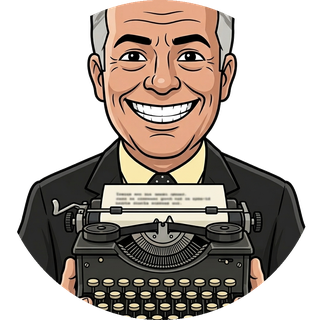
#> input picture guto-mascote.png, 320 x 320 px
$ python logo_circle.py ../guto-mascote.png ../guto-mascote.png 1.0 1.0
#> lines starting #> are read from the running program, lines starting #| are printed output that depends on the picture; after the words box and inside, x2 and y2 are one past the last pixel; in counts of white or black regions, pixels touching at a corner belong together
#!/usr/bin/env python3
"""
Gera o logo/mascote do Guto (guto-mascote.png) a partir da arte original:
  1. remove o fundo branco externo (flood-fill a partir das bordas; preserva
     brancos internos como dentes/papel da máquina);
  2. recorta num círculo focando rosto + máquina de escrever;
  3. exporta PNG RGBA 320x320 com alpha circular.

O aro (borda) e a sombra do "emblema" ficam no CSS (.brand-ico / .guto-ico
em index.html), não na imagem.

Requisitos: Pillow.  (criar venv:  python3 -m venv venv && venv/bin/pip install pillow)

Uso:
  python scripts/logo_circle.py ORIGEM.png guto-mascote.png [cy_frac] [r_frac]

Parâmetros usados na versão atual (arte IMG_4855.PNG = senhor c/ máquina):
  cy_frac = 0.42   # centro vertical do círculo (fração da altura) — menor sobe o recorte
  r_frac  = 0.48   # raio (fração; limitado a metade da largura)
"""
from PIL import Image, ImageDraw, ImageChops
from collections import deque
import sys

src, dst = sys.argv[1], sys.argv[2]
cyf = float(sys.argv[3]) if len(sys.argv) > 3 else 0.42
rf = float(sys.argv[4]) if len(sys.argv) > 4 else 0.48

im = Image.open(src).convert("RGBA")
#> im is the input picture: PIL image 320x320 RGBA; mean R, G, B, A 66.4, 57.2, 49.9, 140.6
W, H = im.size
#> W = 320; H = 320
px = im.load()
TOL = 36  # tolerância p/ considerar um pixel "branco"


def white(p):
    return p[0] >= 255 - TOL and p[1] >= 255 - TOL and p[2] >= 255 - TOL


# 1) flood-fill do branco externo (conectado às bordas) -> transparente
vis = bytearray(W * H)
dq = deque()
for x in range(W):
    dq.append((x, 0)); dq.append((x, H - 1))
for y in range(H):
    dq.append((0, y)); dq.append((W - 1, y))
while dq:
    x, y = dq.popleft()
    if x < 0 or y < 0 or x >= W or y >= H:
        continue
    i = y * W + x
    if vis[i]:
        continue
    vis[i] = 1
    p = px[x, y]
    if not white(p):
        continue
    px[x, y] = (p[0], p[1], p[2], 0)
    dq.extend(((x + 1, y), (x - 1, y), (x, y + 1), (x, y - 1)))
#> this loop made 1292 passes
#> (x, y, i) on passes 2 to 4: (0, 319, 102080), (1, 0, 1), (1, 319, 102081)

# 2) círculo focando rosto + máquina
cx = W / 2
#> cx = 160
cy = H * cyf
#> cy = 320
r = min(W / 2, H * rf)
#> r = 160
box = (int(cx - r), int(cy - r), int(cx + r), int(cy + r))
#> box = (0, 160, 320, 480)
crop = im.crop(box)
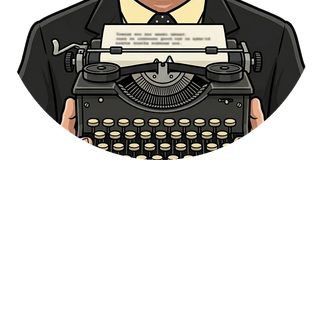
#> crop: PIL image 320x320 RGBA; mean R, G, B, A 30.7, 29.5, 26.5, 90.3; transparent parts drawn white
s = crop.size[0]
#> s = 320
mask = Image.new("L", (s, s), 0)
#> mask: PIL image 320x320 L; every value is 0
ImageDraw.Draw(mask).ellipse((0, 0, s - 1, s - 1), fill=255)
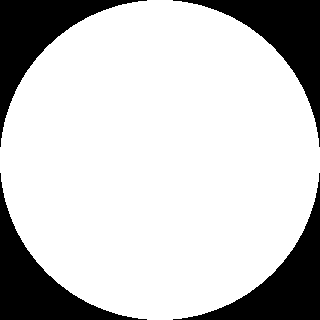
#> mask: PIL image 320x320 L; 78.5% white; 4 black regions, box (x1, y1, x2, y2) and area: (0, 0, 147, 147) 5503, (173, 0, 320, 147) 5503, (0, 173, 147, 320) 5503, (173, 173, 320, 320) 5503
crop.putalpha(ImageChops.multiply(crop.split()[3], mask))
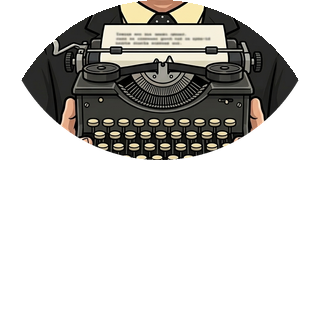
#> crop: PIL image 320x320 RGBA; mean R, G, B, A 30.7, 29.5, 26.5, 78.2; transparent parts drawn white

# 3) exporta
crop = crop.resize((320, 320), Image.LANCZOS)
crop.save(dst)
print("ok", box, "->", crop.size)
#| ok (0, 160, 320, 480) -> (320, 320)
